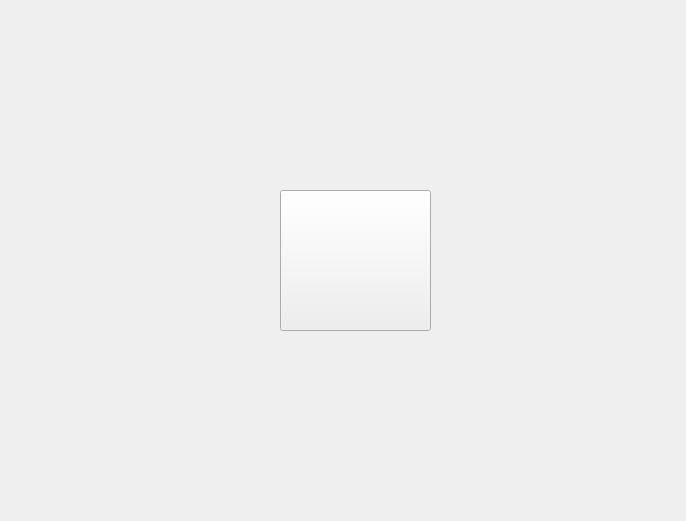
<?xml version="1.0" encoding="UTF-8"?>
<ui version="4.0">
 <class>Form</class>
 <widget class="QWidget" name="Form">
  <property name="geometry">
   <rect>
    <x>0</x>
    <y>0</y>
    <width>686</width>
    <height>521</height>
   </rect>
  </property>
  <property name="windowTitle">
   <string>Form</string>
  </property>
  <widget class="QPushButton" name="pushButton1">
   <property name="geometry">
    <rect>
     <x>280</x>
     <y>190</y>
     <width>151</width>
     <height>141</height>
    </rect>
   </property>
   <property name="text">
    <string/>
   </property>
  </widget>
 </widget>
 <resources/>
 <connections/>
</ui>
